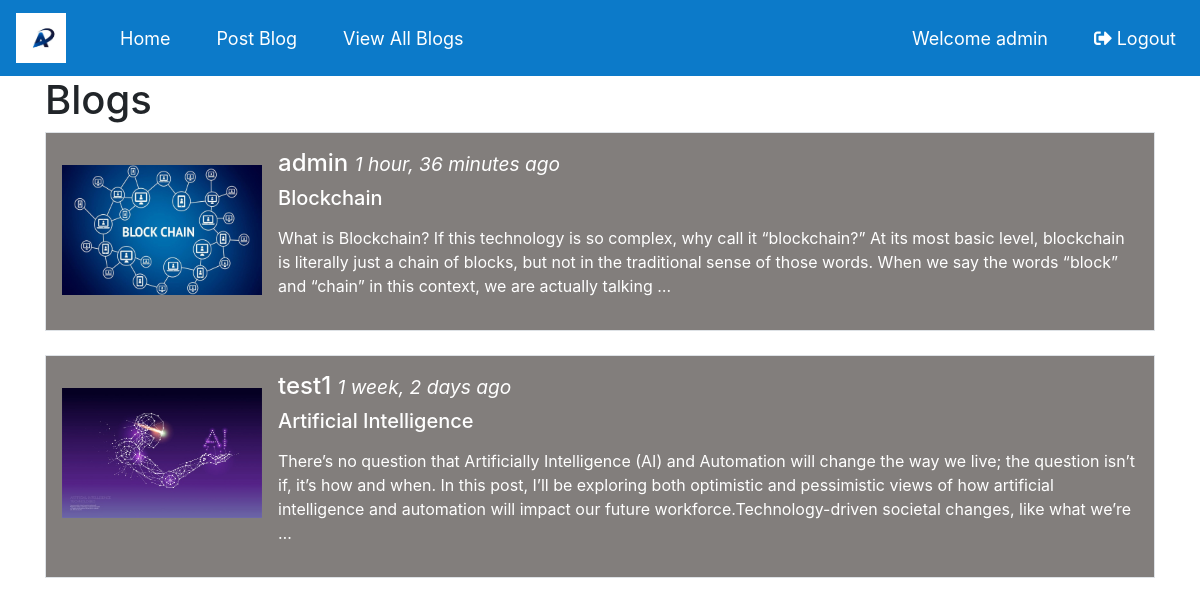
Page /viewblog/ (signed in) on the committed database.
### blogapp/models.py (models this page shows)
class PostBlog(models.Model):
    title = models.CharField(max_length=50)
    description = models.CharField(max_length=2000)
    file = models.FileField(upload_to= 'images/')
    author = models.CharField(max_length=50)
    posted_date= models.DateTimeField(auto_now_add= True)

### blogapp/views.py (the view)
# urls.py: path('viewblog/',views.PostList.as_view(),name='home'),
class PostList(ListView):
    model = PostBlog
    template_name= 'blogapp/viewblog.html'
    context_object_name = 'blogs'
    ordering = ['-posted_date']

### templates/blogapp/viewblog.html
{% extends 'blogapp/base.html' %}
{% block basecontent %}
<div class="container">
    <h1>Blogs</h1>
    {% if blogs %}
    {% for blog in blogs %}
  <div class="media border p-3">
  <img src="{{blog.file.url}}" alt="John Doe" class="mr-3 mt-3 " style="width:200px; height:130px;">
  <div class="media-body">
    <h4>{{blog.author}} <small><i>{{blog.posted_date | timesince}} ago</i></small></h4>
    <h5><a href="/detailblog/{{blog.id}}">{{blog.title}}</a></h5>
    <p>{{blog.description|truncatewords:"50"|linebreaks}}</p>
  </div>
</div>
<br>
{% endfor %}
{% endif %}
</div>
{% endblock %}

### templates/blogapp/base.html (shortened to what this page needs)
{% load static %}
<!DOCTYPE html>
<html lang="en" dir="ltr">
  <head>
    <link rel="stylesheet" href="{%static 'css/style.css' %}">
   <link rel="stylesheet" href="https://maxcdn.bootstrapcdn.com/bootstrap/4.4.1/css/bootstrap.min.css">
   <link rel="stylesheet" href="https://use.fontawesome.com/releases/v5.7.0/css/all.css">
  </head>
  <body style="background-image:url('{%static 'images/blog-bg.jfif' %}')">
  <nav class="navbar navbar-expand-md navbar-custom">
  <a class="navbar-brand" href="#"><img src="{%static "images/logo.jpg"%}" alt="My Blog" height="50px" width="50px"></a>
<div class="collapse navbar-collapse" id="collapsibleNavbar">
  <ul class="navbar-nav">
<li class="nav-item">
  <a class="nav-link" href="#">Home</a>
</li>
<li class="nav-item">
  <a class="nav-link" href="/postblog"> Post Blog</a>
</li>
<li class="nav-item">
  <a class="nav-link" href="/viewblog">View All Blogs</a>
</li>
</ul>
    {% if request.user.is_authenticated is True %}
  <ul class="navbar-nav ml-auto">
    <li class="nav-item">
        <a class="nav-link" href="#">  Welcome {{request.user}}</a>
    </li>
      <li class="nav-item">
          <a class="nav-link" href="/accounts/logout"><i class="fas fa-sign-out-alt"></i>  Logout</a>
      </li>
  </ul>
      {% endif %}
</div>
</nav>
{% block basecontent%}
{% endblock %}
  </body>
</html>

### static/css/style.css (style rules this page uses)
.navbar-custom { background-color: #0c7ac9; }
.navbar-nav .nav-link { color: white; }
.navbar-nav > li { margin-left:30px; font-size: 18px; }
.media { background: #827e7c!important; color: white!important; }
a { color: white!important; }

### rows in the picture
PostBlog: file (picture), author "admin", posted_date "1 hour, 36 minutes", title "Blockchain", description "What is Blockchain? If this technology is so complex, why call it “blockchain?” At its most basic level, blockchain is literally just a chain of blocks, but not in the traditional sense of those words. When we say the words “block” and “chain” in this context, we are actually talking …"
PostBlog: file (picture), author "test1", posted_date "1 week, 2 days", title "Artificial Intelligence", description "There’s no question that Artificially Intelligence (AI) and Automation will change the way we live; the question isn’t if, it’s how and when. In this post, I’ll be exploring both optimistic and pessimistic views of how artificial intelligence and automation will impact our future workforce.Technology-driven societal changes, like what we’re …"

### other values in the picture
{{ request.user }} "admin"
